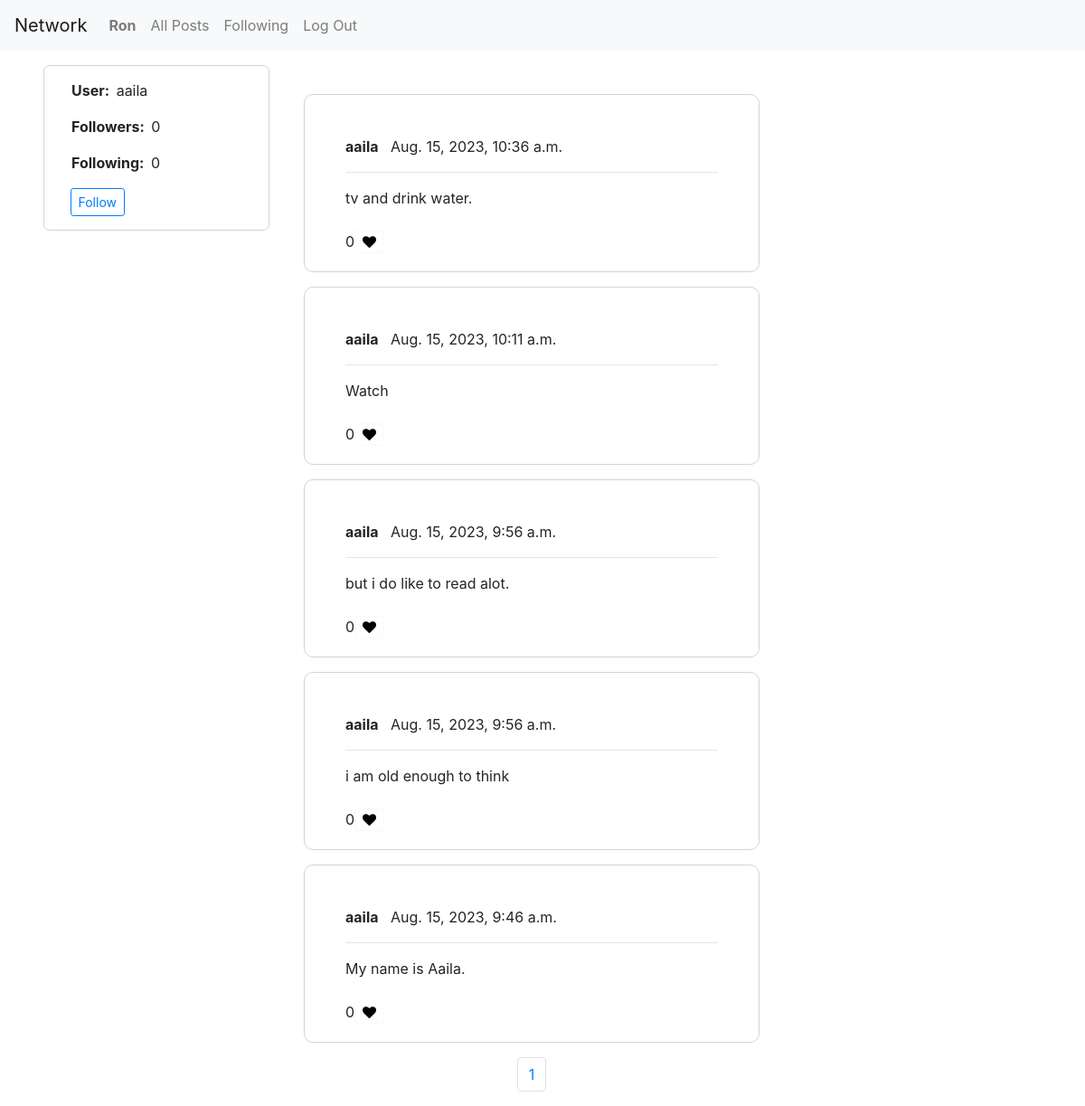
The app's page /profile/1 (signed in) with its own data.
### network/models.py (models this page shows, shortened)
class User(AbstractUser):
    pass

class Post(models.Model):
    user =  models.ForeignKey(User, on_delete=models.CASCADE,  blank=True, null = True , related_name="posted_by")
    post = models.CharField(max_length=140)
    timestamp =  models.DateTimeField(auto_now_add=True)
    likes = models.ManyToManyField( User,  blank=True, related_name="totallikes")

class Profile(models.Model):
    user =  models.ForeignKey(User, on_delete=models.CASCADE,  blank=True, null = True , related_name="user_profile")
    follower = models.ManyToManyField( User,  blank=True, related_name="user_followers")
    following = models.ManyToManyField( User,  blank=True, related_name="user_following")

### network/views.py (the view, shortened to what this page needs)
# urls.py: path("profile/<int:id>", views.profile, name="profile"),
def profile(request,id):
    user = User.objects.get(pk=id)
    current_user = request.user
    allPosts = Post.objects.filter(user=user).order_by("timestamp").reverse()
    paginator = Paginator(allPosts, 10)
    pageNumber = request.GET.get('page')
    pageposts = paginator.get_page(pageNumber)
    profile_user = Profile.objects.get(user=user)
    profile_viewer = Profile.objects.get(user=current_user)
    profile_followers = profile_user.follower.all()
    if current_user in profile_followers:
        Following = True
    else:
        Following = False
    liked =[]
    try:
        for posts in allPosts:
            current_post = Post.objects.get(pk=posts.id)
            if request.user in current_post.likes.all():
                liked.append(posts.id)
    except:
        liked = []
    return render(request, "network/profile.html",{
    "post": pageposts,
    "username": user,
    "profile_user":profile_user,
    "following": Following,
    "liked":liked
    })

### network/templates/network/profile.html (shortened to what this page needs)
{% extends "network/layout.html" %}
{% block body %}
<section class="addpost my-3 mx-5">
{% for post in post %}
<div class="allpost my-3 mx-5">
    <p><strong>{{post.user}}</strong> &nbsp {{post.timestamp}}</p>
    <hr>
    <div id="content_edit{{ post.id }}">
        {{post.post}}
    </div>
    {% if user.is_authenticated %}
    <br>
    <div class="float-left" id="post_liked{{post.id}}">
    {{post.likes.count}}
     </div>
    {% if post.id in liked %}
    <button class="btn btn-sm btn-outline-light float-left fa fa-heart" onclick="like({{post.id}},{{liked}})" style="font-size:15px;color:red" id="like{{post.id}}"></button>
    {% else %}
    <button class="btn btn-sm btn-outline-light float-left fa fa-heart" onclick="like({{post.id}},{{liked}})" style="font-size:15px;color:black" id="like{{post.id}}" ></button>
    {% endif %}
    {% endif %}
</div>
{% endfor %}
<nav aria-label="Page navigation example">
    <ul class="pagination justify-content-center">
      {% for pages in post.paginator.page_range %}
      <li class="page-item"><a class="page-link" href="?page={{ pages }}">{{pages}}</a></li>
       {% endfor %}
    </ul>
  </nav>
</section>
<div class="user_data my-3 mx-5">
    <div class="col">
    <p><strong>User: &nbsp</strong>{{username}}</p>
    <p><strong>Followers: &nbsp</strong>{{profile_user.follower.count}}</p>
    <p><strong>Following: &nbsp</strong>{{profile_user.following.count}}</p>
    </div>
    {% if user.is_authenticated%}
    {% if user.username != username.username %}
    <form action="{% url 'profile' username.id %}" method="post" >
        {% if following %}
        &nbsp&nbsp&nbsp<input name="follow" type="submit" class="btn btn-sm btn-outline-danger" id="follow" value ="UnFollow">
    {% else %}
    &nbsp&nbsp&nbsp<input name="unfollow" type="submit" class="btn btn-sm btn-outline-primary" id="follow" value = "Follow">
    {% endif %}
    </form>
    {% endif %}
    {% endif %}
</div>
{% endblock %}

### network/templates/network/layout.html (shortened to what this page needs)
{% load static %}
<!DOCTYPE html>
<html lang="en">
    <head>
        <link rel="stylesheet" href="https://stackpath.bootstrapcdn.com/bootstrap/4.4.1/css/bootstrap.min.css">
        <link href="{% static 'network/styles.css' %}" rel="stylesheet">
        <link rel="stylesheet" href="https://cdnjs.cloudflare.com/ajax/libs/font-awesome/4.7.0/css/font-awesome.min.css">
    </head>
    <body>
        <nav class="navbar navbar-expand-lg navbar-light bg-light">
            <a class="navbar-brand" href="{% url 'index' %}">Network</a>
            <div>
              <ul class="navbar-nav mr-auto">
                {% if user.is_authenticated %}
                    <li class="nav-item">
                        <a class="nav-link" href="{% url 'profile' request.user.id %}"><strong>{{ user.username }}</strong></a>
                    </li>
                {% endif %}
                <li class="nav-item">
                  <a class="nav-link" href="{% url 'index' %}">All Posts</a>
                </li>
                {% if user.is_authenticated %}
                    <li class="nav-item">
                        <a class="nav-link" href="{% url 'following' %}">Following</a>
                    </li>
                    <li class="nav-item">
                        <a class="nav-link" href="{% url 'logout' %}">Log Out</a>
                    </li>
                {% endif %}
              </ul>
            </div>
          </nav>
        <div class="body">
            {% block body %}
            {% endblock %}
        </div>
    </body>
</html>

### network/static/network/styles.css (style rules this page uses)
.addpost { width: 50%; position: absolute; left: 20% }
.allpost { border: 1px solid rgb(214, 211, 211); border-radius: 10px; padding: 45px; margin: 10px; }
.user_data { border: 1px solid rgb(214, 211, 211); border-radius: 7px; padding: 15px; width: 250px; }

### records on screen
User: username "Ron"
Post: user "aaila", timestamp "Aug. 15, 2023, 10:36 a.m.", post "tv and drink water.", likes.count "0"
Post: user "aaila", timestamp "Aug. 15, 2023, 10:11 a.m.", post "Watch", likes.count "0"
Post: user "aaila", timestamp "Aug. 15, 2023, 9:56 a.m.", post "but i do like to read alot.", likes.count "0"
Post: user "aaila", timestamp "Aug. 15, 2023, 9:56 a.m.", post "i am old enough to think", likes.count "0"
Post: user "aaila", timestamp "Aug. 15, 2023, 9:46 a.m.", post "My name is Aaila.", likes.count "0"
User: username "aaila"
Profile: follower.count "0", following.count "0"

### other values on screen
{{ pages }} "1"
